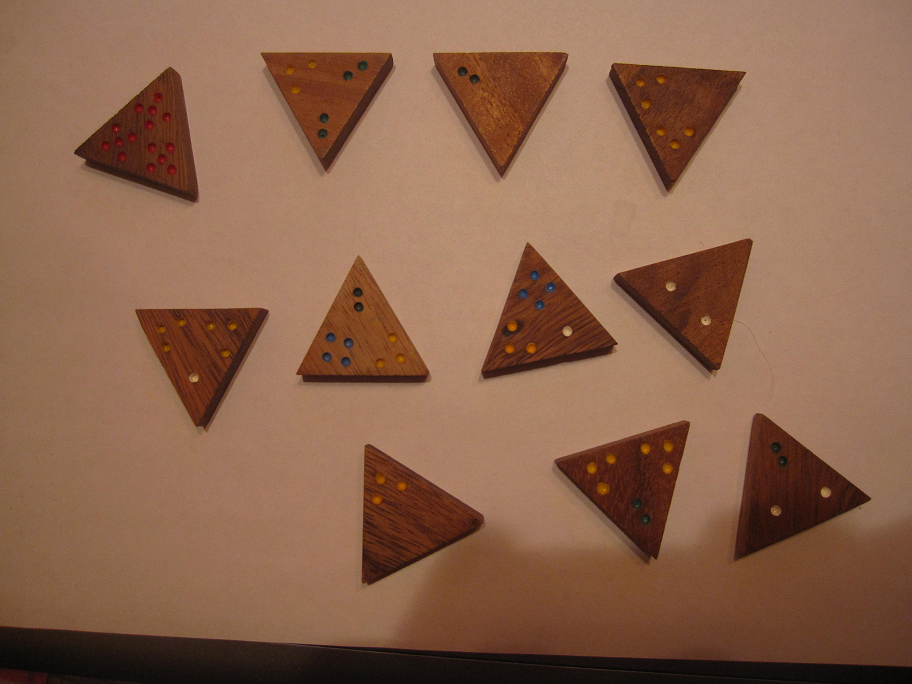
#> input picture Train/Pict_1_1.bmp, 912 x 684 px; its folder holds only this picture in this run
$ jupyter execute --allow-errors Trimino_classification.ipynb   (shell and % lines are left out)   (older library calls are emulated)
#> lines starting #> are read from the running program, lines starting #| are printed output that depends on the picture; after the words box and inside, x2 and y2 are one past the last pixel; in counts of white or black regions, pixels touching at a corner belong together
[cell 1]
import numpy as np
import scipy as sp
import matplotlib.pyplot as plt
import skimage
from scipy import misc
from skimage import io
from skimage.morphology import disk, watershed
from skimage.filters import threshold_otsu, rank, gaussian, threshold_local, threshold_sauvola
from skimage.util import img_as_ubyte
from skimage.transform import probabilistic_hough_line, hough_circle, hough_circle_peaks
from skimage.draw import line, circle, polygon, circle_perimeter
from skimage import feature
from skimage.filters import gaussian
from skimage.morphology import binary_erosion, binary_opening, binary_closing, binary_dilation, convex_hull_object
from skimage.segmentation import clear_border, random_walker
from skimage.measure import label, regionprops
from skimage.color import label2rgb
from sklearn.cluster import MeanShift, estimate_bandwidth
from sklearn.preprocessing import StandardScaler
import copy

from sklearn.ensemble import IsolationForest

## 1. Equalizing histograms

[cell 2]
def equalize_hist(filename):
#> called with filename = 'Pict_1_1.tiff'
    raw_img = sp.misc.imread("./Train/" + filename[:-5] + ".bmp")
#> raw_img is the input picture: shape (684, 912, 3); mean R, G, B 139.5, 99.9, 76.7

    img_enh_contr = skimage.exposure.equalize_adapthist(raw_img / 256.0)
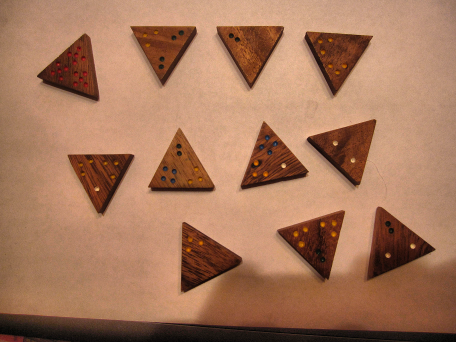
#> img_enh_contr: shape (684, 912, 3) float64 (shown at 1/2 size); mean R, G, B 0.656, 0.472, 0.363


    plt.imsave("./Train/Equalized_hist/" + filename, img_enh_contr)

    return img_enh_contr

## 2. Further actions

### 1. Loading

[cell 3]
# [20 lines of commented-out code are left out]

### 2. Canny detector

[cell 4]
def Canny(img):
    canny = np.zeros_like(img)
    canny[:, :, 0] = feature.canny(img[:, :, 0], low_threshold=120, high_threshold=150) # 100 130
    canny[:, :, 1] = feature.canny(img[:, :, 1], low_threshold=120, high_threshold=150) # 80 150
    canny[:, :, 2] = feature.canny(img[:, :, 2], low_threshold=120, high_threshold=150) # 80 110
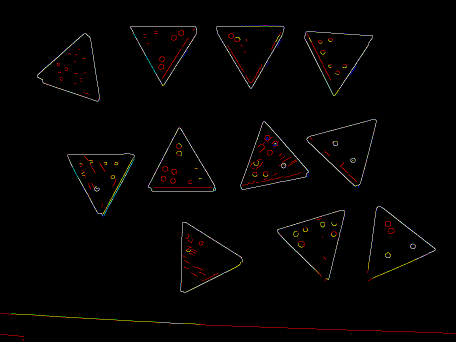
#> canny: shape (684, 912, 3) (shown at 1/2 size); mean R, G, B 0.0148, 0.0103, 0.00851; drawn with 1 as white

    plt.imsave("./Train/Canny/" + filename[:-5] + "_R.tiff", canny[:, :, 0], cmap="gray")
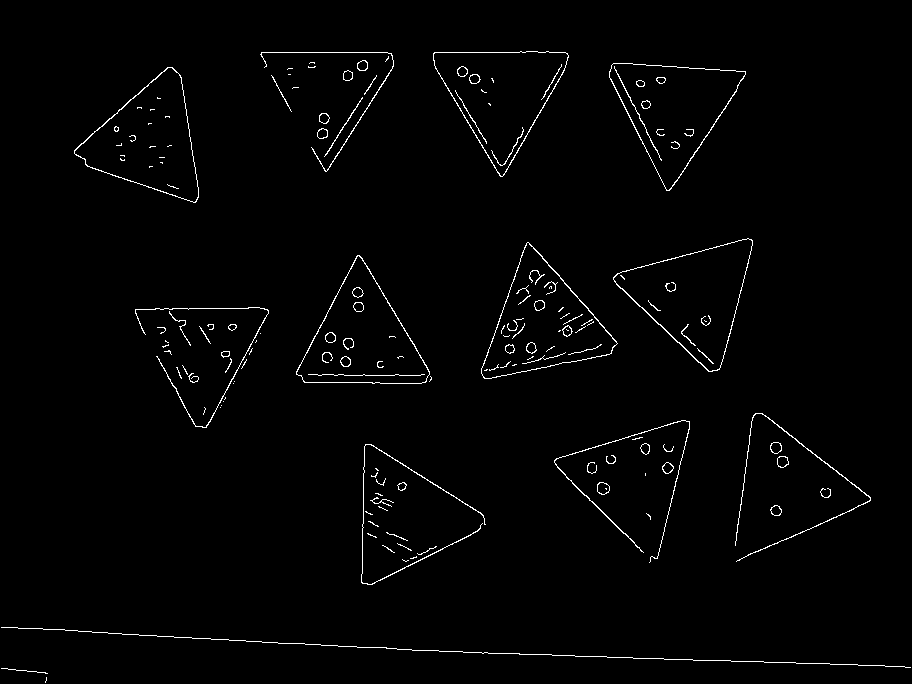
#> saved as Pict_1_1_R.tiff: shape (684, 912, 3); 1.5% white in thin lines or dots
    plt.imsave("./Train/Canny/" + filename[:-5] + "_G.tiff", canny[:, :, 1], cmap="gray")
    plt.imsave("./Train/Canny/" + filename[:-5] + "_B.tiff", canny[:, :, 2], cmap="gray")
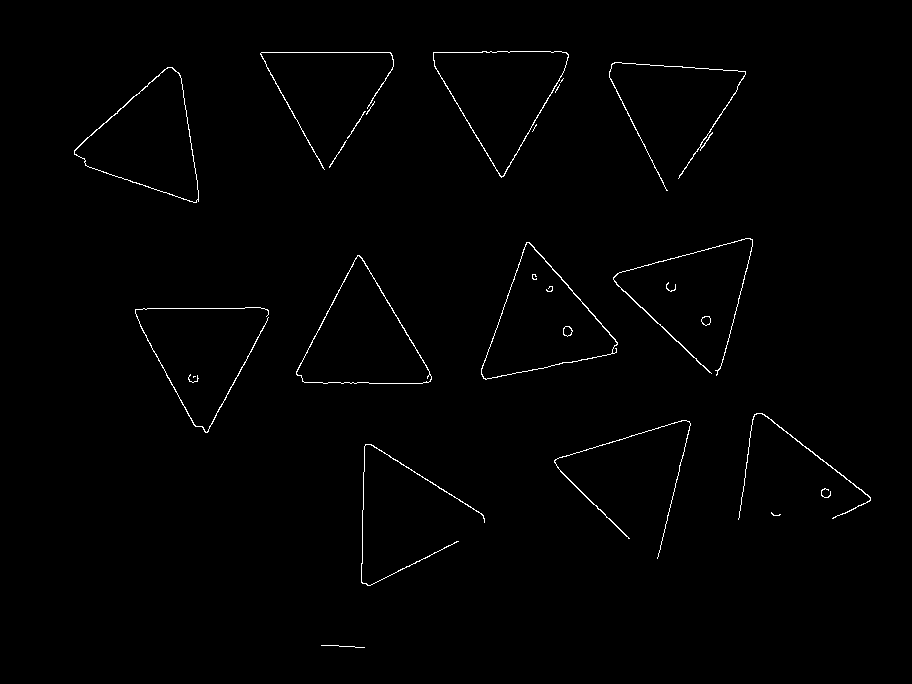
#> saved as Pict_1_1_B.tiff: shape (684, 912, 3); 0.85% white in thin lines or dots, all inside (x1, y1, x2, y2) = (74, 51, 871, 648)
#> the loop `for i in range(num_samples): ` made 20 passes
#> pass 1, in Hough, `plt.imsave("./Train/Lines/" + filename[:-5] + "_R.tiff", blank_img_R)`:
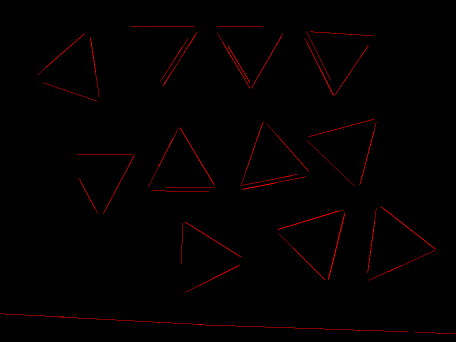
#> saved as Pict_1_1_R.tiff: shape (684, 912, 3) (shown at 1/2 size); mean R, G, B 2.7, 0, 0
#> pass 1, in Hough, `plt.imsave("./Train/Lines/" + filename[:-5] + "_G.tiff", blank_img_G)`:
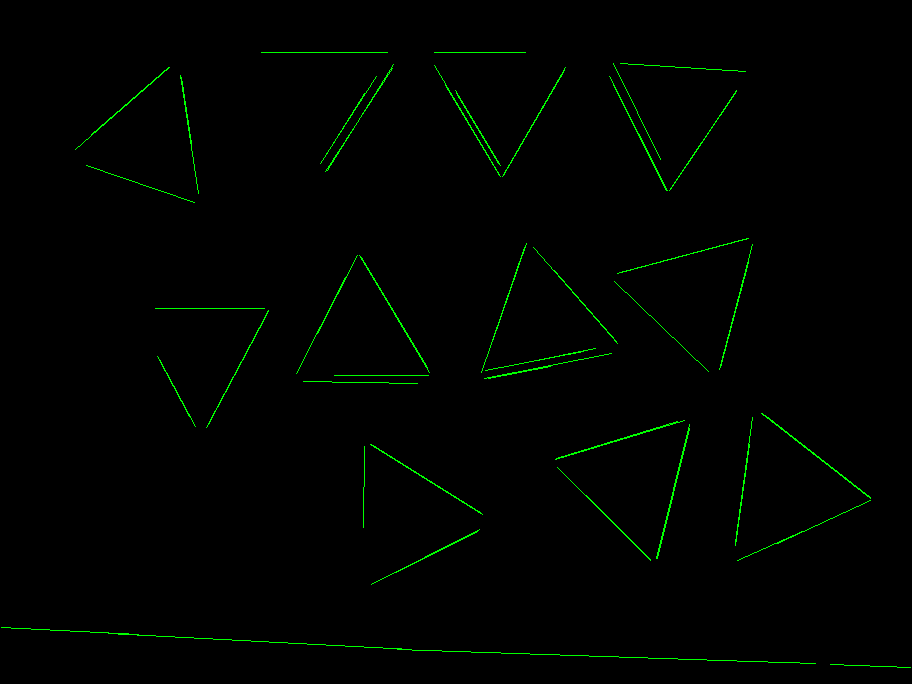
#> saved as Pict_1_1_G.tiff: shape (684, 912, 3); mean R, G, B 0, 2.7, 0
#> after the loop `for i in range(num_samples):`: all_centers = 157 pairs, first value 148 to 788, second value 93 to 527
#> `triangles = all_triangles`: triangles = 157 items
#> (the rest of the program and of its run is left out)
